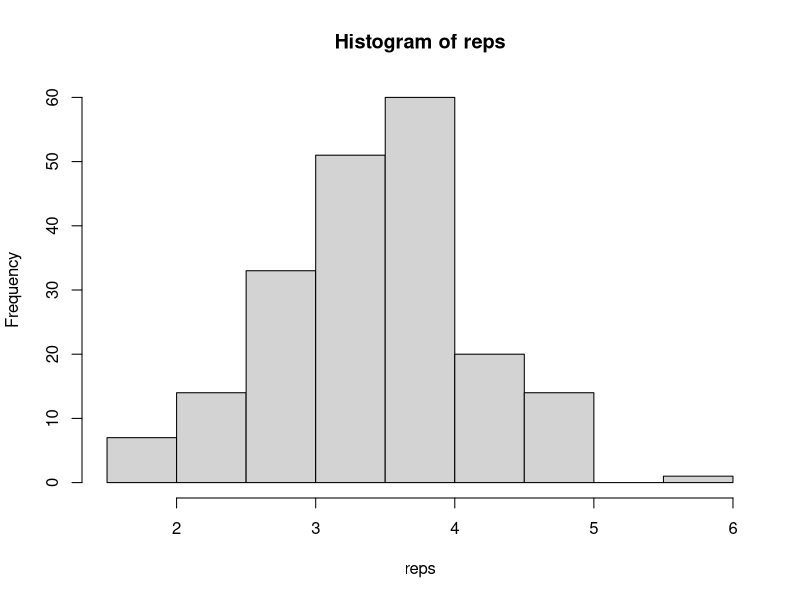
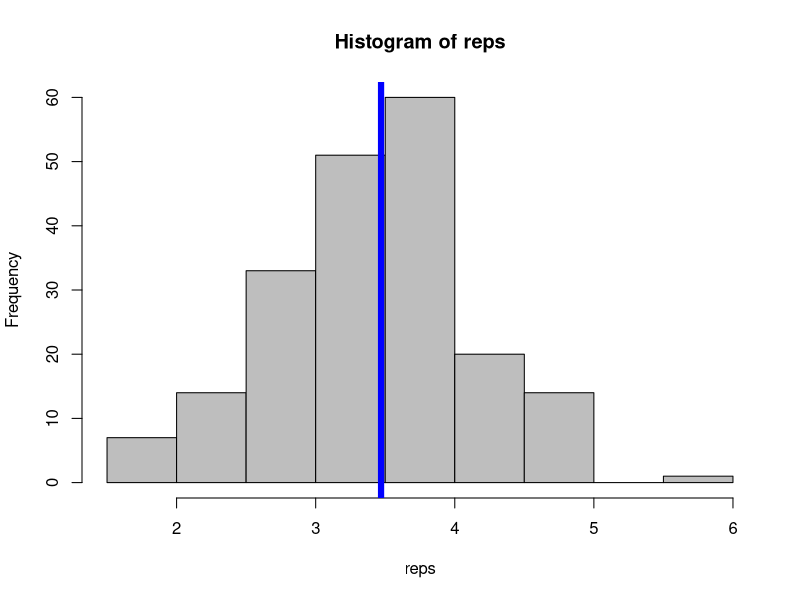
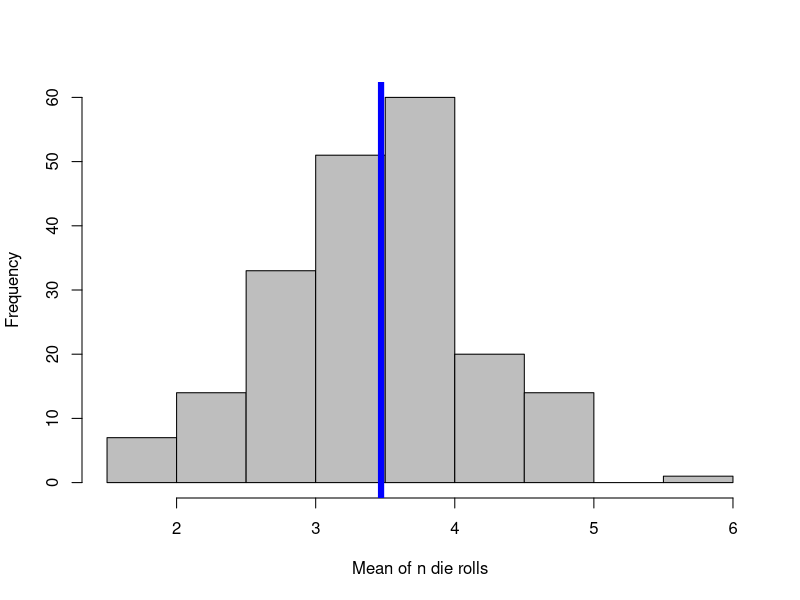
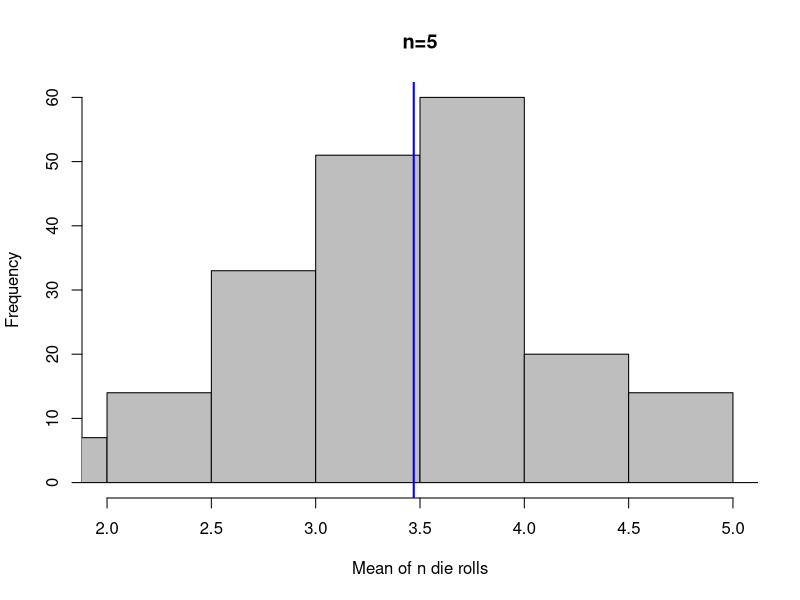
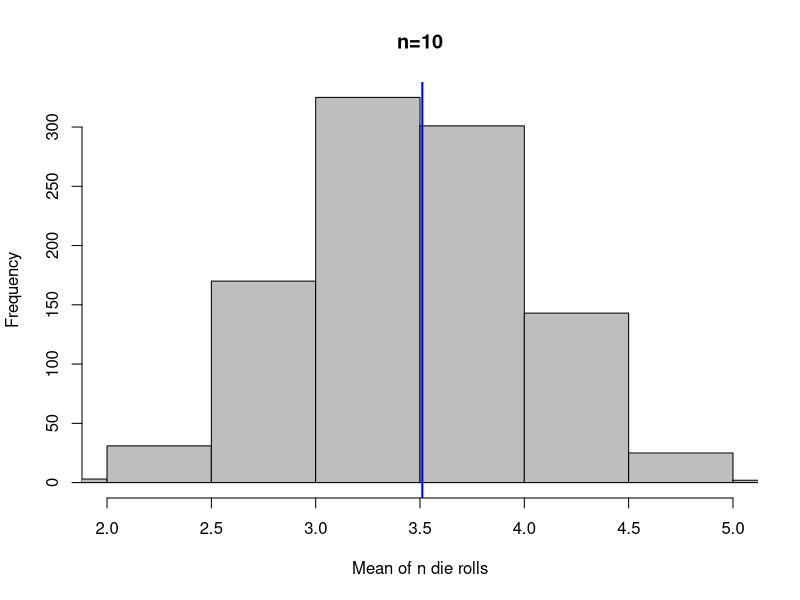
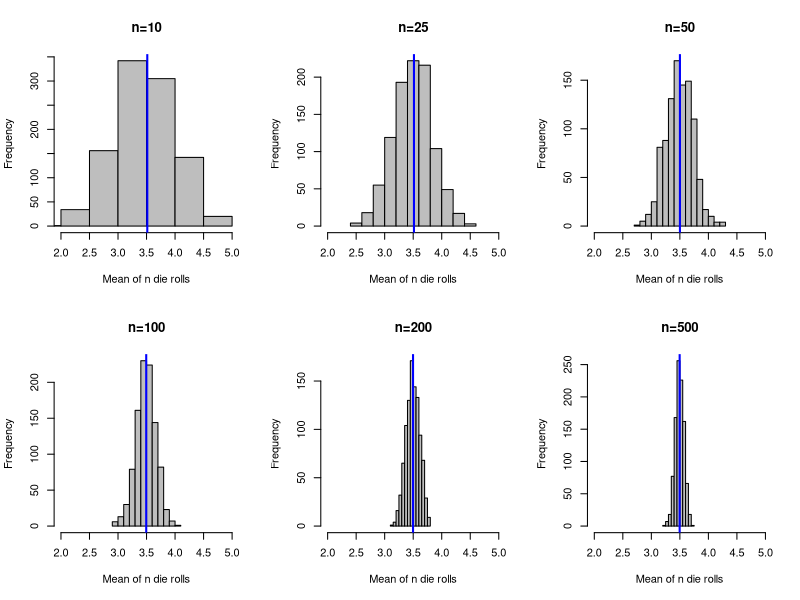
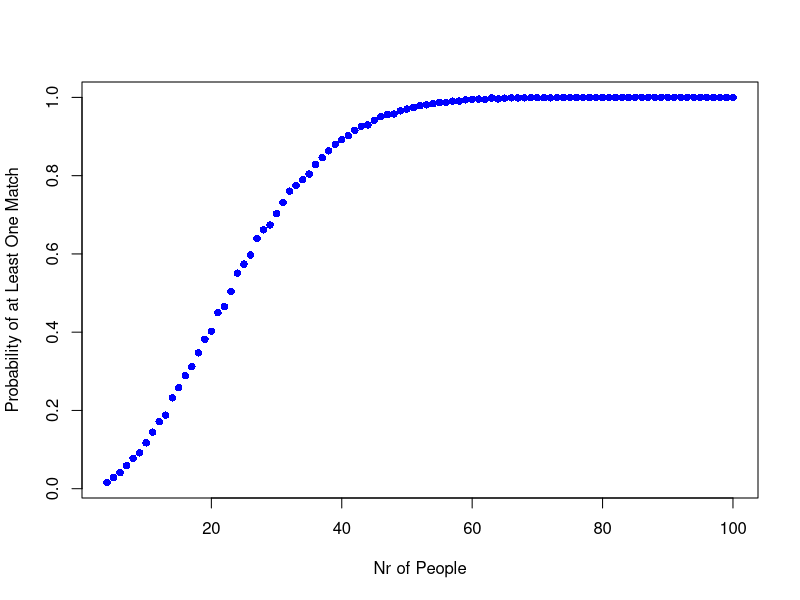

Recreate these plots in R, in order.
## ---- chunk 1
knitr::opts_chunk$set(echo = TRUE)
## ---- chunk 2
nrow

# Now we can give nrow() an argument
nrow(sleep)
## ---- chunk 3
animals <- read.csv("animals.csv", header=TRUE, stringsAsFactors=FALSE)
str(animals)
## ---- chunk 4
vec <- c(rep(NA, 10))
vec
## ---- chunk 5
for(i in 1:10){
    vec[i] <- 2^(i)
    }                
vec
class(vec)
## ---- chunk 6
for(i in 1:5){
    vec[i] <- 3^i
    }                
vec
#This has changed only the first five entries of `vec`
## ---- chunk 7
animal.names <- c("Cat", "Dog", "Pig", "Elephant", "Giraffe")
animal.names
## ---- chunk 8
animals.length <- rep(NA, length(animal.names))
animals.length
## ---- chunk 9
names(animals.length) <- animal.names
animals.length  #See how we are building this from scratch?
## ---- chunk 10
?nchar
## ---- chunk 11
for(i in animal.names){
  animals.length[i] <- nchar(i)
}
animals.length
## ---- chunk 12
my_nums <- 40:70
for(i in 1:length(my_nums)){
    print(my_nums[i])
    if(my_nums[i] == 50) break  
}
# Numbers up to and including 50 are printed! 
## ---- chunk 13
my_nums[15] <-  as.numeric(NA)
my_nums
## ---- chunk 14
x <- 7
if(x > 7){
  print(x)
}else{   #`else` should not start its own line. Always let it be preceded by a closing brace on the same line.
  print("NOT BIG ENOUGH!!")
}
## ---- chunk 15
x <- 1:10
for (i in 1:10){
    if(x[i] > 7){
        print(x[i])
    }else{                     
      print("NOT BIG ENOUGH!!")
    }
}
#Super cool! :) 
## ---- chunk 16
set.seed(1)
animal <- sample(c("cat", "dog"), 10, replace=TRUE)
animal
## ---- chunk 17
animal <- ifelse(animal=="cat", 1, 0)       
animal
## ---- chunk 18
animal <- ifelse(animal==1, "meow!?", "WOOF")
animal
## ---- chunk 19
animal <- ifelse(animal=="meow!?", TRUE, FALSE)
animal
## ---- chunk 20
test_function <- function(x){
  x + 1
}

class(test_function)        # Returns the class of `test_function`
formals(test_function)      # Shows the defined arguments
body(test_function)         # Displays the statements to be evaluated
environment(test_function)  # Returns the "global" environment
test_function               # Shows your function as you have written it
## ---- chunk 21
test_function(2)
## ---- chunk 22
f <- function(x, y=2){
  (x + y) / y
}
f(5)
f(4, 4) # here, we do not need to specify `x` and `y` because R knows that the second argument is "y"
f(4, y=4) # this is the same as f(4, 4)

#does f(y=4, 4) work? Yes, but it is not recommended.
f(y=4, 4)
## ---- chunk 23
f <- function(x, y=2){
  z <- 5
  (x + y) / z
}
f(4, 4)

ls()
## ---- chunk 24
z <- 5 # define z outside of the function environment

f <- function(x, y=2){
  (x + y) / z
}
f(4, 4)

ls()
## ---- chunk 25
f <- function(x) {
  y <- 1
  g <- function (x) {
    x + y
  }
  g(x)
}
f(1)
## ---- chunk 26
f <- function(x) {
    if (x>5) {return("ERROR")}
    y <- 4
    g <- function (x) {
    x + y
  }
  g(x)
}
f(x=1)
f(x=10)
## ---- chunk 27
in_to_cm <- function(x){
  x * 2.5
}
in_to_cm(74)
#Evan is 185 cm tall (incorrectly assuming that 1 inch = 2.5 cm)
## ---- chunk 28
in_to_m <- function(x){
  in_to_cm(x) / 100
}
in_to_m(74)
## ---- chunk 29
in_to_cm <- function(x){
  x * 2.54
}
in_to_m(74)
#Evan is actually 1.8796 meters tall
## ---- chunk 30
74 == c(74)
## ---- chunk 31
height.vec <- c(74,64,73,82)
in_to_m(height.vec)
## ---- chunk 32
height.list <- list(74,64,73,82)
## ---- chunk 33
lapply(height.list, in_to_m)
## ---- chunk 34
sample(1:6, 1)

# We can also use the sample function to simulate 100 die rolls...
sample(1:6, 100, replace=TRUE)
## ---- chunk 35
die_roll_mean <- function(nr_rolls){
    rolls <- sample(1:6, nr_rolls, replace=TRUE)
    mean(rolls)
}

die_roll_mean(nr_rolls = 100)
## ---- chunk 36
reps <- replicate(200, die_roll_mean(nr_rolls = 100)) 
## ---- chunk 37
reps <- replicate(200, die_roll_mean(nr_rolls = 5)) 
## ---- chunk 38
hist(reps)

hist(reps, col="grey")
abline(v=mean(reps), col="blue", lwd=6)

my_hist <- function(sims){
    hist(sims, col="grey", xlab="Mean of n die rolls", main="")
    abline(v=mean(sims), col="blue", lwd=6)
}

my_hist(sims=reps)
## ---- chunk 39
my_hist <- function(sims, n){
    hist(sims, col="grey",  xlab="Mean of n die rolls",
         main=paste0("n=",n), xlim=c(2,5))
    abline(v=mean(sims), col="blue", lwd=2)
    }

my_hist(sims=reps, n=5)
## ---- chunk 40
nr_die_rolls <- c(10, 25, 50, 100, 200, 500)
## ---- chunk 41
reps <- replicate(1000, die_roll_mean(nr_rolls = nr_die_rolls[1])) 
my_hist(sims=reps, n=nr_die_rolls[1])
## ---- chunk 42
par(mfrow=c(2,3))

for (i in 1:length(nr_die_rolls)){
    reps <- replicate(1000, die_roll_mean(nr_rolls = nr_die_rolls[i]))
    my_hist(sims=reps, n=nr_die_rolls[i])
}
## ---- chunk 43
set.seed(94705)  
birthdays <- sample(1:365, 25, replace=TRUE)
birthdays
## ---- chunk 44
unique(birthdays)
length(unique(birthdays))
## ---- chunk 45
set.seed(94705)
birthday_function <- function(people=25){
    
    # we populate the room
    birthdays <- sample(1:365, people, replace=TRUE)

    # get the unique number of bdays
    unique_bdays <- length(unique(birthdays))

    # and return a 1 if at least one bday is repeated.
    as.numeric(unique_bdays!=people)
}

birthday_function(people=25)
## ---- chunk 46
set.seed(94705)
many_sims <- replicate(1000, birthday_function(people=25)) 
## ---- chunk 47
mean(many_sims)
## ---- chunk 48
people <- 4:100
sims <- matrix(NA, length(people), 2)

for(i in 1:length(people)){
    many_sims <- replicate(5000, birthday_function(people=people[i]))
    sims[i,] <- c(people[i], mean(many_sims))
}

head(sims)
## ---- chunk 49
par(mfrow=c(1,1))
plot(sims[,1], sims[,2], pch=16, col="blue", 
     xlab="Nr of People", ylab="Probability of at Least One Match")
